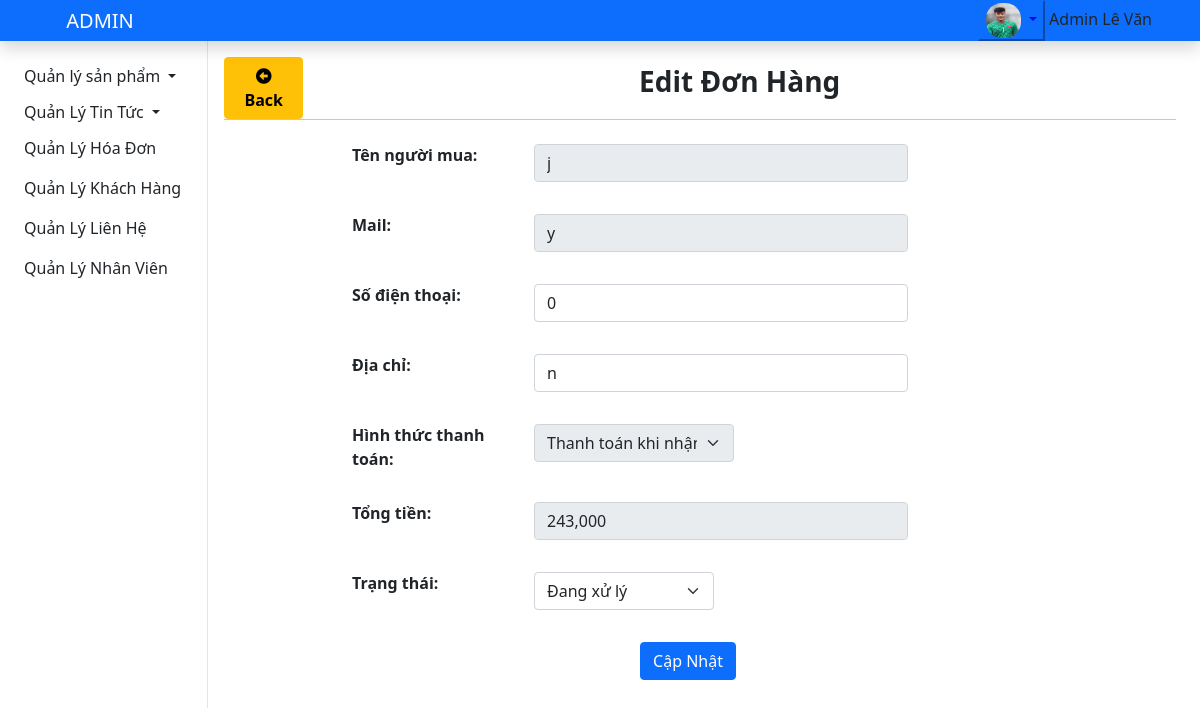
/admin/index.php?action=hoadon&act=edit_hoadon&id=79 (signed in), run on the app's committed database.
### tables this page shows
CREATE TABLE `hoadon` (
  `mahd` int(11) NOT NULL COMMENT 'mã hóa đơn',
  `makh` int(11) NOT NULL COMMENT 'mã khách hàng',
  `hoten` varchar(150) NOT NULL COMMENT 'tên người đặt',
  `mail` text NOT NULL COMMENT 'mail người đặt',
  `sdt` int(11) NOT NULL COMMENT 'số điện thoạt người đặt',
  `diachi` text NOT NULL COMMENT 'địa chỉ người đặt',
  `payment` text NOT NULL COMMENT 'phương thức thanh toán',
  `tongtien` float NOT NULL COMMENT 'tổng tiền của đơn hàng',
  `ghichu` text DEFAULT NULL COMMENT 'ghi chú của khách hàng',
  `trangthai` varchar(255) NOT NULL COMMENT 'trạng thái đơn hàng',
  `ngaydat` datetime NOT NULL COMMENT 'ngày đặt hàng',
  `ngaycaphat` datetime DEFAULT NULL COMMENT 'ngày cập nhật đơn hàg'
);

### admin/models/connect.php (called while the page is built, shortened)
<?php
    class connect{
        private $db;
        public function __construct(){
            $dsn='mysql:host=localhost;dbname=shopgiay';
            $user='root';
            $pass='';
            try{
                $this->db=new PDO($dsn,$user,$pass,array(PDO::MYSQL_ATTR_INIT_COMMAND=>'SET NAMES utf8'));
            }catch(PDOException $e){
                die($e->getMessage());
            }
        }
        public function getIntance($select){
            $results=$this->db->query($select);
            $result=$results->fetch();
            return $result;
        }
    }
?>

### admin/models/hoadon.php (called while the page is built, shortened)
<?php
class hoadon{
    public function getOrder_detail($mahd){
      $select="select * from `hoadon` where mahd=$mahd";
      $db=new connect();
      $result = $db->getIntance($select);
      return $result;
    }
}

### admin/views/edit_hoadon.php (the view, shortened to what this page needs)
<section id="mage">
  <div class="container">
    <div class="row title">
      <button class="btn btn-warning col-1 mt-3" onclick="history.back();">
        <i class="fas fa-arrow-alt-circle-left fa-1x"></i><b> Back</b>
      </button>
      <h3 class="text-center fw-bolder mt-4 mb-3 col-11">Edit Đơn Hàng</h3>
      <hr>
      <div class="row justify-content-center">
        <div class="col-9">
        <?php
          if (isset($_GET['id'])) {
            $mahd= $_GET['id'];
            $hd=new hoadon();
            $result = $hd -> getOrder_detail($mahd);
            $hoten=$result['hoten'];
            $mail=$result['mail'];
            $sdt=$result['sdt'];
            $diachi=$result['diachi'];
            $payment=$result['payment'];
            $tongtien=$result['tongtien'];
          }
        ?>
          <div class="form" name="form" method="post" enctype='multipart/form-data'>
            <div class="col-md-12 col-sm-12">
              <div class="mb-3 row">
                <label class="col-sm-3 col-form-label fw-bold">Tên người mua:</label>
                <div class="col-sm-9">
                  <input type="text" class="form-control w-75 m-2" name="hoten" id="hoten" placeholder="Nhập tên người mua" value="<?php echo $hoten; ?>" disabled>
                </div>
              </div>
              <div class="mb-3 row">
                <label class="col-sm-3 col-form-label fw-bold">Mail:</label>
                <div class="col-sm-9">
                  <input type="text" class="form-control w-75 m-2" name="mail" id="mail" placeholder="Nhập tên người mua" value="<?php echo $mail; ?>" disabled>
                </div>
              </div>
              <div class="mb-3 row">
                <label class="col-sm-3 col-form-label fw-bold">Số điện thoại:</label>
                <div class="col-sm-9">
                  <input type="text" class="form-control w-75 m-2" name="sdt" id="sdt" placeholder="Nhập số điện thoại" value="<?php echo $sdt; ?>">
                </div>
              </div>
              <div class="mb-3 row">
                <label class="col-sm-3 col-form-label fw-bold">Địa chỉ:</label>
                <div class="col-sm-9">
                  <input type="text" class="form-control w-75 m-2" name="diachi" id="diachi" placeholder="Nhập địa chỉ" value="<?php echo $diachi; ?>">
                </div>
              </div>
              <div class="mb-3 row">
                <label class="col-sm-3 col-form-label fw-bold">Hình thức thanh toán:</label>
                <div class="col-sm-9">
                  <select class="form-select m-2" style="max-width:200px;" aria-label="Default select example" name="payment" id="payment" disabled>
                    <option value="<?php echo $payment; ?>" selected><?php echo $payment; ?></option>
                  </select>
                </div>
              </div>
              <div class="mb-3 row">
                <label class="col-sm-3 col-form-label fw-bold">Tổng tiền:</label>
                <div class="col-sm-9">
                  <input type="text" class="form-control w-75 m-2" name="tongtien" id="tongtien" placeholder="Nhập tổng tiền đơn hàng" value="<?php echo number_format($tongtien); ?>" disabled>
                </div>
              </div>
              <div class="mb-3 row">
                <label class="col-sm-3 col-form-label fw-bold">Trạng thái:</label>
                <div class="col-sm-9">
                  <select class="form-select m-2" style="max-width:180px;" aria-label="Default select example" name="trangthai" id="trangthai">
                    <option value="Đang xử lý" selected>Đang xử lý</option>
                  </select>
                </div>
              </div>
              <div class="text-center mt-4">
                <button class="btn btn-primary" type="submit" id="update_order" name="submit">Cập Nhật</button>
              </div>
            </div>
          </div>
        </div>
      </div>
    </div>
  </div>
</section>

### admin/assets/css/style.css (style rules this page uses)
:root { --main-color: rgb(5, 61, 163); --main-bg-color: rgba(23, 104, 255, 0.629); --text-button:rgb(255, 255, 255); --bg-color: rgb(255, 255, 255); }

### data on the page
hoadon: hoten "j", mail "y", sdt "0", diachi "n", payment "Thanh toán khi nhận hàng", tongtien "243,000"

### other printed values
$_SESSION['hoten_nv'] "Admin Lê Văn"
